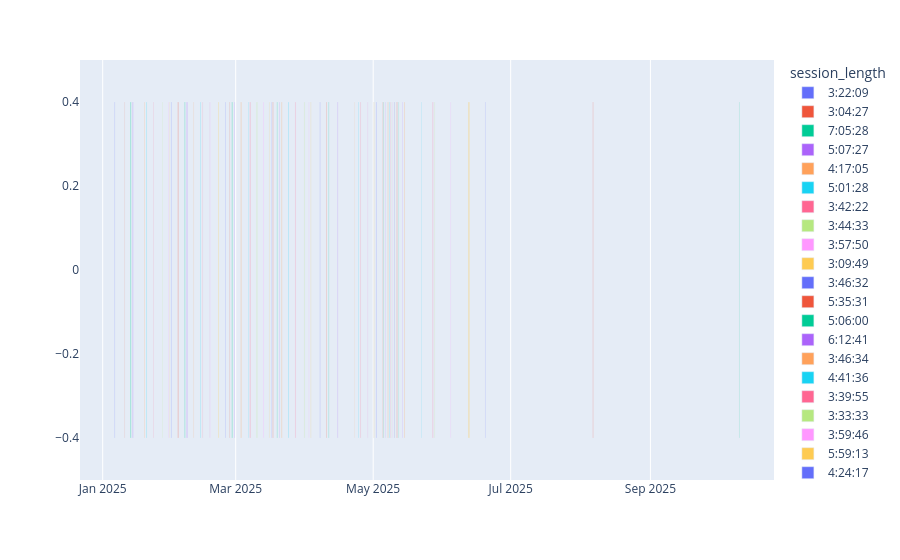

Here is the notebook cell this chart was saved with:
### Code cell
import plotly.express as px
fig = px.timeline(df_session_stats, x_start="session_start", x_end="session_end", color="session_length")
fig.show()

### Figure 1 — Plotly figure (JSON) as saved in the notebook; plotly's stock layout.template omitted (floating-point values rounded to 4 significant figures)
{"data": [{"base": ["2025-01-06T07:44:37.000000"], "hovertemplate": "session_length=3:22:09<br>session_start=%{base}<br>session_end=%{x}<extra></extra>", "legendgroup": "3:22:09", "marker": {"color": "#636efa", "pattern": {"shape": ""}}, "name": "3:22:09", "orientation": "h", "showlegend": true, "textposition": "auto", "type": "bar", "x": [12129000], "xaxis": "x", "yaxis": "y"}, {"base": ["2025-01-10T15:05:15.000000"], "hovertemplate": "session_length=3:04:27<br>session_start=%{base}<br>session_end=%{x}<extra></extra>", "legendgroup": "3:04:27", "marker": {"color": "#EF553B", "pattern": {"shape": ""}}, "name": "3:04:27", "orientation": "h", "showlegend": true, "textposition": "auto", "type": "bar", "x": [11067000], "xaxis": "x", "yaxis": "y"}, {"base": ["2025-01-13T07:00:56.000000"], "hovertemplate": "session_length=7:05:28<br>session_start=%{base}<br>session_end=%{x}<extra></extra>", "legendgroup": "7:05:28", "marker": {"color": "#00cc96", "pattern": {"shape": ""}}, "name": "7:05:28", "orientation": "h", "showlegend": true, "textposition": "auto", "type": "bar", "x": [25528000], "xaxis": "x", "yaxis": "y"}, {"base": ["2025-01-14T06:52:52.000000"], "hovertemplate": "session_length=5:07:27<br>session_start=%{base}<br>session_end=%{x}<extra></extra>", "legendgroup": "5:07:27", "marker": {"color": "#ab63fa", "pattern": {"shape": ""}}, "name": "5:07:27", "orientation": "h", "showlegend": true, "textposition": "auto", "type": "bar", "x": [18447000], "xaxis": "x", "yaxis": "y"}, {"base": ["2025-01-19T14:03:02.000000"], "hovertemplate": "session_length=4:17:05<br>session_start=%{base}<br>session_end=%{x}<extra></extra>", "legendgroup": "4:17:05", "marker": {"color": "#FFA15A", "pattern": {"shape": ""}}, "name": "4:17:05", "orientation": "h", "showlegend": true, "textposition": "auto", "type": "bar", "x": [15425000], "xaxis": "x", "yaxis": "y"}, {"base": ["2025-01-20T09:26:48.000000"], "hovertemplate": "session_length=5:01:28<br>session_start=%{base}<br>session_end=%{x}<extra></extra>", "legendgroup": "5:01:28", "marker": {"color": "#19d3f3", "pattern": {"shape": ""}}, "name": "5:01:28", "orientation": "h", "showlegend": true, "textposition": "auto", "type": "bar", "x": [18088000], "xaxis": "x", "yaxis": "y"}, {"base": ["2025-01-23T11:44:58.000000"], "hovertemplate": "session_length=3:42:22<br>session_start=%{base}<br>session_end=%{x}<extra></extra>", "legendgroup": "3:42:22", "marker": {"color": "#FF6692", "pattern": {"shape": ""}}, "name": "3:42:22", "orientation": "h", "showlegend": true, "textposition": "auto", "type": "bar", "x": [13342000], "xaxis": "x", "yaxis": "y"}, {"base": ["2025-01-27T09:08:41.000000"], "hovertemplate": "session_length=3:44:33<br>session_start=%{base}<br>session_end=%{x}<extra></extra>", "legendgroup": "3:44:33", "marker": {"color": "#B6E880", "pattern": {"shape": ""}}, "name": "3:44:33", "orientation": "h", "showlegend": true, "textposition": "auto", "type": "bar", "x": [13473000], "xaxis": "x", "yaxis": "y"}, {"base": ["2025-01-30T06:38:17.000000"], "hovertemplate": "session_length=3:57:50<br>session_start=%{base}<br>session_end=%{x}<extra></extra>", "legendgroup": "3:57:50", "marker": {"color": "#FF97FF", "pattern": {"shape": ""}}, "name": "3:57:50", "orientation": "h", "showlegend": true, "textposition": "auto", "type": "bar", "x": [14270000], "xaxis": "x", "yaxis": "y"}, {"base": ["2025-01-30T11:46:47.000000"], "hovertemplate": "session_length=3:09:49<br>session_start=%{base}<br>session_end=%{x}<extra></extra>", "legendgroup": "3:09:49", "marker": {"color": "#FECB52", "pattern": {"shape": ""}}, "name": "3:09:49", "orientation": "h", "showlegend": true, "textposition": "auto", "type": "bar", "x": [11389000], "xaxis": "x", "yaxis": "y"}, {"base": ["2025-01-31T06:57:49.000000"], "hovertemplate": "session_length=3:46:32<br>session_start=%{base}<br>session_end=%{x}<extra></extra>", "legendgroup": "3:46:32", "marker": {"color": "#636efa", "pattern": {"shape": ""}}, "name": "3:46:32", "orientation": "h", "showlegend": true, "textposition": "auto", "type": "bar", "x": [13592000], "xaxis": "x", "yaxis": "y"}, {"base": ["2025-02-03T08:17:12.000000"], "hovertemplate": "session_length=5:35:31<br>session_start=%{base}<br>session_end=%{x}<extra></extra>", "legendgroup": "5:35:31", "marker": {"color": "#EF553B", "pattern": {"shape": ""}}, "name": "5:35:31", "orientation": "h", "showlegend": true, "textposition": "auto", "type": "bar", "x": [20131000], "xaxis": "x", "yaxis": "y"}, {"base": ["2025-02-06T08:42:57.000000"], "hovertemplate": "session_length=5:06:00<br>session_start=%{base}<br>session_end=%{x}<extra></extra>", "legendgroup": "5:06:00", "marker": {"color": "#00cc96", "pattern": {"shape": ""}}, "name": "5:06:00", "orientation": "h", "showlegend": true, "textposition": "auto", "type": "bar", "x": [18360000], "xaxis": "x", "yaxis": "y"}, {"base": ["2025-02-07T06:44:35.000000"], "hovertemplate": "session_length=6:12:41<br>session_start=%{base}<br>session_end=%{x}<extra></extra>", "legendgroup": "6:12:41", "marker": {"color": "#ab63fa", "pattern": {"shape": ""}}, "name": "6:12:41", "orientation": "h", "showlegend": true, "textposition": "auto", "type": "bar", "x": [22361000], "xaxis": "x", "yaxis": "y"}, {"base": ["2025-02-10T07:09:22.000000"], "hovertemplate": "session_length=3:46:34<br>session_start=%{base}<br>session_end=%{x}<extra></extra>", "legendgroup": "3:46:34", "marker": {"color": "#FFA15A", "pattern": {"shape": ""}}, "name": "3:46:34", "orientation": "h", "showlegend": true, "textposition": "auto", "type": "bar", "x": [13594000], "xaxis": "x", "yaxis": "y"}, {"base": ["2025-02-13T06:26:29.000000"], "hovertemplate": "session_length=4:41:36<br>session_start=%{base}<br>session_end=%{x}<extra></extra>", "legendgroup": "4:41:36", "marker": {"color": "#19d3f3", "pattern": {"shape": ""}}, "name": "4:41:36", "orientation": "h", "showlegend": true, "textposition": "auto", "type": "bar", "x": [16896000], "xaxis": "x", "yaxis": "y"}, {"base": ["2025-02-14T06:45:10.000000"], "hovertemplate": "session_length=3:39:55<br>session_start=%{base}<br>session_end=%{x}<extra></extra>", "legendgroup": "3:39:55", "marker": {"color": "#FF6692", "pattern": {"shape": ""}}, "name": "3:39:55", "orientation": "h", "showlegend": true, "textposition": "auto", "type": "bar", "x": [13195000], "xaxis": "x", "yaxis": "y"}, {"base": ["2025-02-17T07:42:36.000000"], "hovertemplate": "session_length=3:33:33<br>session_start=%{base}<br>session_end=%{x}<extra></extra>", "legendgroup": "3:33:33", "marker": {"color": "#B6E880", "pattern": {"shape": ""}}, "name": "3:33:33", "orientation": "h", "showlegend": true, "textposition": "auto", "type": "bar", "x": [12813000], "xaxis": "x", "yaxis": "y"}, {"base": ["2025-02-17T11:57:13.000000"], "hovertemplate": "session_length=3:59:46<br>session_start=%{base}<br>session_end=%{x}<extra></extra>", "legendgroup": "3:59:46", "marker": {"color": "#FF97FF", "pattern": {"shape": ""}}, "name": "3:59:46", "orientation": "h", "showlegend": true, "textposition": "auto", "type": "bar", "x": [14386000], "xaxis": "x", "yaxis": "y"}, {"base": ["2025-02-21T06:31:05.000000"], "hovertemplate": "session_length=5:59:13<br>session_start=%{base}<br>session_end=%{x}<extra></extra>", "legendgroup": "5:59:13", "marker": {"color": "#FECB52", "pattern": {"shape": ""}}, "name": "5:59:13", "orientation": "h", "showlegend": true, "textposition": "auto", "type": "bar", "x": [21553000], "xaxis": "x", "yaxis": "y"}, {"base": ["2025-02-24T07:00:22.000000"], "hovertemplate": "session_length=4:24:17<br>session_start=%{base}<br>session_end=%{x}<extra></extra>", "legendgroup": "4:24:17", "marker": {"color": "#636efa", "pattern": {"shape": ""}}, "name": "4:24:17", "orientation": "h", "showlegend": true, "textposition": "auto", "type": "bar", "x": [15857000], "xaxis": "x", "yaxis": "y"}, {"base": ["2025-02-26T08:03:09.000000"], "hovertemplate": "session_length=3:08:59<br>session_start=%{base}<br>session_end=%{x}<extra></extra>", "legendgroup": "3:08:59", "marker": {"color": "#EF553B", "pattern": {"shape": ""}}, "name": "3:08:59", "orientation": "h", "showlegend": true, "textposition": "auto", "type": "bar", "x": [11339000], "xaxis": "x", "yaxis": "y"}, {"base": ["2025-02-27T07:24:08.000000"], "hovertemplate": "session_length=6:14:56<br>session_start=%{base}<br>session_end=%{x}<extra></extra>", "legendgroup": "6:14:56", "marker": {"color": "#00cc96", "pattern": {"shape": ""}}, "name": "6:14:56", "orientation": "h", "showlegend": true, "textposition": "auto", "type": "bar", "x": [22496000], "xaxis": "x", "yaxis": "y"}, {"base": ["2025-02-28T07:38:39.000000"], "hovertemplate": "session_length=4:27:52<br>session_start=%{base}<br>session_end=%{x}<extra></extra>", "legendgroup": "4:27:52", "marker": {"color": "#ab63fa", "pattern": {"shape": ""}}, "name": "4:27:52", "orientation": "h", "showlegend": true, "textposition": "auto", "type": "bar", "x": [16072000], "xaxis": "x", "yaxis": "y"}, {"base": ["2025-03-03T06:50:11.000000"], "hovertemplate": "session_length=5:48:13<br>session_start=%{base}<br>session_end=%{x}<extra></extra>", "legendgroup": "5:48:13", "marker": {"color": "#FFA15A", "pattern": {"shape": ""}}, "name": "5:48:13", "orientation": "h", "showlegend": true, "textposition": "auto", "type": "bar", "x": [20893000], "xaxis": "x", "yaxis": "y"}, {"base": ["2025-03-06T15:35:54.000000"], "hovertemplate": "session_length=3:45:30<br>session_start=%{base}<br>session_end=%{x}<extra></extra>", "legendgroup": "3:45:30", "marker": {"color": "#19d3f3", "pattern": {"shape": ""}}, "name": "3:45:30", "orientation": "h", "showlegend": true, "textposition": "auto", "type": "bar", "x": [13530000], "xaxis": "x", "yaxis": "y"}, {"base": ["2025-03-07T07:10:54.000000"], "hovertemplate": "session_length=6:07:22<br>session_start=%{base}<br>session_end=%{x}<extra></extra>", "legendgroup": "6:07:22", "marker": {"color": "#FF6692", "pattern": {"shape": ""}}, "name": "6:07:22", "orientation": "h", "showlegend": true, "textposition": "auto", "type": "bar", "x": [22042000], "xaxis": "x", "yaxis": "y"}, {"base": ["2025-03-10T07:55:56.000000"], "hovertemplate": "session_length=5:15:51<br>session_start=%{base}<br>session_end=%{x}<extra></extra>", "legendgroup": "5:15:51", "marker": {"color": "#B6E880", "pattern": {"shape": ""}}, "name": "5:15:51", "orientation": "h", "showlegend": true, "textposition": "auto", "type": "bar", "x": [18951000], "xaxis": "x", "yaxis": "y"}, {"base": ["2025-03-13T06:59:54.000000"], "hovertemplate": "session_length=5:29:58<br>session_start=%{base}<br>session_end=%{x}<extra></extra>", "legendgroup": "5:29:58", "marker": {"color": "#FF97FF", "pattern": {"shape": ""}}, "name": "5:29:58", "orientation": "h", "showlegend": true, "textposition": "auto", "type": "bar", "x": [19798000], "xaxis": "x", "yaxis": "y"}, {"base": ["2025-03-15T18:34:39.000000"], "hovertemplate": "session_length=3:10:12<br>session_start=%{base}<br>session_end=%{x}<extra></extra>", "legendgroup": "3:10:12", "marker": {"color": "#FECB52", "pattern": {"shape": ""}}, "name": "3:10:12", "orientation": "h", "showlegend": true, "textposition": "auto", "type": "bar", "x": [11412000], "xaxis": "x", "yaxis": "y"}, {"base": ["2025-03-16T17:35:01.000000"], "hovertemplate": "session_length=3:16:13<br>session_start=%{base}<br>session_end=%{x}<extra></extra>", "legendgroup": "3:16:13", "marker": {"color": "#636efa", "pattern": {"shape": ""}}, "name": "3:16:13", "orientation": "h", "showlegend": true, "textposition": "auto", "type": "bar", "x": [11773000], "xaxis": "x", "yaxis": "y"}, {"base": ["2025-03-17T11:05:00.000000"], "hovertemplate": "session_length=4:00:53<br>session_start=%{base}<br>session_end=%{x}<extra></extra>", "legendgroup": "4:00:53", "marker": {"color": "#EF553B", "pattern": {"shape": ""}}, "name": "4:00:53", "orientation": "h", "showlegend": true, "textposition": "auto", "type": "bar", "x": [14453000], "xaxis": "x", "yaxis": "y"}, {"base": ["2025-03-19T07:10:50.000000"], "hovertemplate": "session_length=3:49:07<br>session_start=%{base}<br>session_end=%{x}<extra></extra>", "legendgroup": "3:49:07", "marker": {"color": "#00cc96", "pattern": {"shape": ""}}, "name": "3:49:07", "orientation": "h", "showlegend": true, "textposition": "auto", "type": "bar", "x": [13747000], "xaxis": "x", "yaxis": "y"}, {"base": ["2025-03-20T07:36:10.000000"], "hovertemplate": "session_length=4:17:13<br>session_start=%{base}<br>session_end=%{x}<extra></extra>", "legendgroup": "4:17:13", "marker": {"color": "#ab63fa", "pattern": {"shape": ""}}, "name": "4:17:13", "orientation": "h", "showlegend": true, "textposition": "auto", "type": "bar", "x": [15433000], "xaxis": "x", "yaxis": "y"}, {"base": ["2025-03-21T08:13:38.000000"], "hovertemplate": "session_length=5:39:51<br>session_start=%{base}<br>session_end=%{x}<extra></extra>", "legendgroup": "5:39:51", "marker": {"color": "#FFA15A", "pattern": {"shape": ""}}, "name": "5:39:51", "orientation": "h", "showlegend": true, "textposition": "auto", "type": "bar", "x": [20391000], "xaxis": "x", "yaxis": "y"}, {"base": ["2025-03-24T07:48:18.000000"], "hovertemplate": "session_length=5:10:19<br>session_start=%{base}<br>session_end=%{x}<extra></extra>", "legendgroup": "5:10:19", "marker": {"color": "#19d3f3", "pattern": {"shape": ""}}, "name": "5:10:19", "orientation": "h", "showlegend": true, "textposition": "auto", "type": "bar", "x": [18619000], "xaxis": "x", "yaxis": "y"}, {"base": ["2025-03-27T08:35:02.000000"], "hovertemplate": "session_length=5:13:14<br>session_start=%{base}<br>session_end=%{x}<extra></extra>", "legendgroup": "5:13:14", "marker": {"color": "#FF6692", "pattern": {"shape": ""}}, "name": "5:13:14", "orientation": "h", "showlegend": true, "textposition": "auto", "type": "bar", "x": [18794000], "xaxis": "x", "yaxis": "y"}, {"base": ["2025-03-31T10:41:21.000000"], "hovertemplate": "session_length=4:51:11<br>session_start=%{base}<br>session_end=%{x}<extra></extra>", "legendgroup": "4:51:11", "marker": {"color": "#B6E880", "pattern": {"shape": ""}}, "name": "4:51:11", "orientation": "h", "showlegend": true, "textposition": "auto", "type": "bar", "x": [17471000], "xaxis": "x", "yaxis": "y"}, {"base": ["2025-04-02T11:01:54.000000"], "hovertemplate": "session_length=3:00:38<br>session_start=%{base}<br>session_end=%{x}<extra></extra>", "legendgroup": "3:00:38", "marker": {"color": "#FF97FF", "pattern": {"shape": ""}}, "name": "3:00:38", "orientation": "h", "showlegend": true, "textposition": "auto", "type": "bar", "x": [10838000], "xaxis": "x", "yaxis": "y"}, {"base": ["2025-04-03T07:30:46.000000"], "hovertemplate": "session_length=3:06:49<br>session_start=%{base}<br>session_end=%{x}<extra></extra>", "legendgroup": "3:06:49", "marker": {"color": "#FECB52", "pattern": {"shape": ""}}, "name": "3:06:49", "orientation": "h", "showlegend": true, "textposition": "auto", "type": "bar", "x": [11209000], "xaxis": "x", "yaxis": "y"}, {"base": ["2025-04-07T08:26:53.000000"], "hovertemplate": "session_length=3:06:17<br>session_start=%{base}<br>session_end=%{x}<extra></extra>", "legendgroup": "3:06:17", "marker": {"color": "#636efa", "pattern": {"shape": ""}}, "name": "3:06:17", "orientation": "h", "showlegend": true, "textposition": "auto", "type": "bar", "x": [11177000], "xaxis": "x", "yaxis": "y"}, {"base": ["2025-04-10T06:21:19.000000"], "hovertemplate": "session_length=5:00:17<br>session_start=%{base}<br>session_end=%{x}<extra></extra>", "legendgroup": "5:00:17", "marker": {"color": "#EF553B", "pattern": {"shape": ""}}, "name": "5:00:17", "orientation": "h", "showlegend": true, "textposition": "auto", "type": "bar", "x": [18017000], "xaxis": "x", "yaxis": "y"}, {"base": ["2025-04-11T06:28:08.000000"], "hovertemplate": "session_length=3:37:47<br>session_start=%{base}<br>session_end=%{x}<extra></extra>", "legendgroup": "3:37:47", "marker": {"color": "#00cc96", "pattern": {"shape": ""}}, "name": "3:37:47", "orientation": "h", "showlegend": true, "textposition": "auto", "type": "bar", "x": [13067000], "xaxis": "x", "yaxis": "y"}, {"base": ["2025-04-15T05:41:05.000000"], "hovertemplate": "session_length=4:06:50<br>session_start=%{base}<br>session_end=%{x}<extra></extra>", "legendgroup": "4:06:50", "marker": {"color": "#ab63fa", "pattern": {"shape": ""}}, "name": "4:06:50", "orientation": "h", "showlegend": true, "textposition": "auto", "type": "bar", "x": [14810000], "xaxis": "x", "yaxis": "y"}, {"base": ["2025-04-22T16:24:31.000000"], "hovertemplate": "session_length=3:06:26<br>session_start=%{base}<br>session_end=%{x}<extra></extra>", "legendgroup": "3:06:26", "marker": {"color": "#FFA15A", "pattern": {"shape": ""}}, "name": "3:06:26", "orientation": "h", "showlegend": true, "textposition": "auto", "type": "bar", "x": [11186000], "xaxis": "x", "yaxis": "y"}, {"base": ["2025-04-24T07:13:28.000000"], "hovertemplate": "session_length=4:00:54<br>session_start=%{base}<br>session_end=%{x}<extra></extra>", "legendgroup": "4:00:54", "marker": {"color": "#19d3f3", "pattern": {"shape": ""}}, "name": "4:00:54", "orientation": "h", "showlegend": true, "textposition": "auto", "type": "bar", "x": [14454000], "xaxis": "x", "yaxis": "y"}, {"base": ["2025-04-25T07:17:05.000000"], "hovertemplate": "session_length=4:50:48<br>session_start=%{base}<br>session_end=%{x}<extra></extra>", "legendgroup": "4:50:48", "marker": {"color": "#FF6692", "pattern": {"shape": ""}}, "name": "4:50:48", "orientation": "h", "showlegend": true, "textposition": "auto", "type": "bar", "x": [17448000], "xaxis": "x", "yaxis": "y"}, {"base": ["2025-04-28T06:48:22.000000"], "hovertemplate": "session_length=3:50:42<br>session_start=%{base}<br>session_end=%{x}<extra></extra>", "legendgroup": "3:50:42", "marker": {"color": "#B6E880", "pattern": {"shape": ""}}, "name": "3:50:42", "orientation": "h", "showlegend": true, "textposition": "auto", "type": "bar", "x": [13842000], "xaxis": "x", "yaxis": "y"}, {"base": ["2025-04-28T13:23:13.000000"], "hovertemplate": "session_length=3:15:27<br>session_start=%{base}<br>session_end=%{x}<extra></extra>", "legendgroup": "3:15:27", "marker": {"color": "#FF97FF", "pattern": {"shape": ""}}, "name": "3:15:27", "orientation": "h", "showlegend": true, "textposition": "auto", "type": "bar", "x": [11727000], "xaxis": "x", "yaxis": "y"}, {"base": ["2025-05-01T07:23:17.000000"], "hovertemplate": "session_length=3:00:36<br>session_start=%{base}<br>session_end=%{x}<extra></extra>", "legendgroup": "3:00:36", "marker": {"color": "#FECB52", "pattern": {"shape": ""}}, "name": "3:00:36", "orientation": "h", "showlegend": true, "textposition": "auto", "type": "bar", "x": [10836000], "xaxis": "x", "yaxis": "y"}, {"base": ["2025-05-02T05:52:34.000000"], "hovertemplate": "session_length=4:13:04<br>session_start=%{base}<br>session_end=%{x}<extra></extra>", "legendgroup": "4:13:04", "marker": {"color": "#636efa", "pattern": {"shape": ""}}, "name": "4:13:04", "orientation": "h", "showlegend": true, "textposition": "auto", "type": "bar", "x": [15184000], "xaxis": "x", "yaxis": "y"}, {"base": ["2025-05-05T06:59:17.000000"], "hovertemplate": "session_length=6:01:50<br>session_start=%{base}<br>session_end=%{x}<extra></extra>", "legendgroup": "6:01:50", "marker": {"color": "#EF553B", "pattern": {"shape": ""}}, "name": "6:01:50", "orientation": "h", "showlegend": true, "textposition": "auto", "type": "bar", "x": [21710000], "xaxis": "x", "yaxis": "y"}, {"base": ["2025-05-05T14:32:54.000000"], "hovertemplate": "session_length=3:30:23<br>session_start=%{base}<br>session_end=%{x}<extra></extra>", "legendgroup": "3:30:23", "marker": {"color": "#00cc96", "pattern": {"shape": ""}}, "name": "3:30:23", "orientation": "h", "showlegend": true, "textposition": "auto", "type": "bar", "x": [12623000], "xaxis": "x", "yaxis": "y"}, {"base": ["2025-05-06T10:14:52.000000"], "hovertemplate": "session_length=3:22:20<br>session_start=%{base}<br>session_end=%{x}<extra></extra>", "legendgroup": "3:22:20", "marker": {"color": "#ab63fa", "pattern": {"shape": ""}}, "name": "3:22:20", "orientation": "h", "showlegend": true, "textposition": "auto", "type": "bar", "x": [12140000], "xaxis": "x", "yaxis": "y"}, {"base": ["2025-05-07T11:45:29.000000"], "hovertemplate": "session_length=4:15:32<br>session_start=%{base}<br>session_end=%{x}<extra></extra>", "legendgroup": "4:15:32", "marker": {"color": "#FFA15A", "pattern": {"shape": ""}}, "name": "4:15:32", "orientation": "h", "showlegend": true, "textposition": "auto", "type": "bar", "x": [15332000], "xaxis": "x", "yaxis": "y"}, {"base": ["2025-05-08T06:15:43.000000"], "hovertemplate": "session_length=5:05:24<br>session_start=%{base}<br>session_end=%{x}<extra></extra>", "legendgroup": "5:05:24", "marker": {"color": "#19d3f3", "pattern": {"shape": ""}}, "name": "5:05:24", "orientation": "h", "showlegend": true, "textposition": "auto", "type": "bar", "x": [18324000], "xaxis": "x", "yaxis": "y"}, {"base": ["2025-05-08T12:45:26.000000"], "hovertemplate": "session_length=3:37:02<br>session_start=%{base}<br>session_end=%{x}<extra></extra>", "legendgroup": "3:37:02", "marker": {"color": "#FF6692", "pattern": {"shape": ""}}, "name": "3:37:02", "orientation": "h", "showlegend": true, "textposition": "auto", "type": "bar", "x": [13022000], "xaxis": "x", "yaxis": "y"}, {"base": ["2025-05-09T06:57:31.000000"], "hovertemplate": "session_length=3:09:23<br>session_start=%{base}<br>session_end=%{x}<extra></extra>", "legendgroup": "3:09:23", "marker": {"color": "#B6E880", "pattern": {"shape": ""}}, "name": "3:09:23", "orientation": "h", "showlegend": true, "textposition": "auto", "type": "bar", "x": [11363000], "xaxis": "x", "yaxis": "y"}, {"base": ["2025-05-09T11:35:29.000000"], "hovertemplate": "session_length=3:43:09<br>session_start=%{base}<br>session_end=%{x}<extra></extra>", "legendgroup": "3:43:09", "marker": {"color": "#FF97FF", "pattern": {"shape": ""}}, "name": "3:43:09", "orientation": "h", "showlegend": true, "textposition": "auto", "type": "bar", "x": [13389000], "xaxis": "x", "yaxis": "y"}, {"base": ["2025-05-10T08:46:24.000000"], "hovertemplate": "session_length=3:40:27<br>session_start=%{base}<br>session_end=%{x}<extra></extra>", "legendgroup": "3:40:27", "marker": {"color": "#FECB52", "pattern": {"shape": ""}}, "name": "3:40:27", "orientation": "h", "showlegend": true, "textposition": "auto", "type": "bar", "x": [13227000], "xaxis": "x", "yaxis": "y"}, {"base": ["2025-05-10T13:04:01.000000"], "hovertemplate": "session_length=3:14:31<br>session_start=%{base}<br>session_end=%{x}<extra></extra>", "legendgroup": "3:14:31", "marker": {"color": "#636efa", "pattern": {"shape": ""}}, "name": "3:14:31", "orientation": "h", "showlegend": true, "textposition": "auto", "type": "bar", "x": [11671000], "xaxis": "x", "yaxis": "y"}, {"base": ["2025-05-11T11:34:54.000000"], "hovertemplate": "session_length=4:15:29<br>session_start=%{base}<br>session_end=%{x}<extra></extra>", "legendgroup": "4:15:29", "marker": {"color": "#EF553B", "pattern": {"shape": ""}}, "name": "4:15:29", "orientation": "h", "showlegend": true, "textposition": "auto", "type": "bar", "x": [15329000], "xaxis": "x", "yaxis": "y"}, {"base": ["2025-05-12T06:51:30.000000"], "hovertemplate": "session_length=3:03:00<br>session_start=%{base}<br>session_end=%{x}<extra></extra>", "legendgroup": "3:03:00", "marker": {"color": "#00cc96", "pattern": {"shape": ""}}, "name": "3:03:00", "orientation": "h", "showlegend": true, "textposition": "auto", "type": "bar", "x": [10980000], "xaxis": "x", "yaxis": "y"}, {"base": ["2025-05-13T19:30:37.000000"], "hovertemplate": "session_length=3:08:48<br>session_start=%{base}<br>session_end=%{x}<extra></extra>", "legendgroup": "3:08:48", "marker": {"color": "#ab63fa", "pattern": {"shape": ""}}, "name": "3:08:48", "orientation": "h", "showlegend": true, "textposition": "auto", "type": "bar", "x": [11328000], "xaxis": "x", "yaxis": "y"}, {"base": ["2025-05-14T20:34:56.000000"], "hovertemplate": "session_length=5:42:59<br>session_start=%{base}<br>session_end=%{x}<extra></extra>", "legendgroup": "5:42:59", "marker": {"color": "#FFA15A", "pattern": {"shape": ""}}, "name": "5:42:59", "orientation": "h", "showlegend": true, "textposition": "auto", "type": "bar", "x": [20579000], "xaxis": "x", "yaxis": "y"}, {"base": ["2025-05-22T07:11:25.000000"], "hovertemplate": "session_length=3:38:59<br>session_start=%{base}<br>session_end=%{x}<extra></extra>", "legendgroup": "3:38:59", "marker": {"color": "#19d3f3", "pattern": {"shape": ""}}, "name": "3:38:59", "orientation": "h", "showlegend": true, "textposition": "auto", "type": "bar", "x": [13139000], "xaxis": "x", "yaxis": "y"}, {"base": ["2025-05-27T09:34:53.000000"], "hovertemplate": "session_length=4:39:46<br>session_start=%{base}<br>session_end=%{x}<extra></extra>", "legendgroup": "4:39:46", "marker": {"color": "#FF6692", "pattern": {"shape": ""}}, "name": "4:39:46", "orientation": "h", "showlegend": true, "textposition": "auto", "type": "bar", "x": [16786000], "xaxis": "x", "yaxis": "y"}, {"base": ["2025-05-28T06:02:17.000000"], "hovertemplate": "session_length=3:37:52<br>session_start=%{base}<br>session_end=%{x}<extra></extra>", "legendgroup": "3:37:52", "marker": {"color": "#B6E880", "pattern": {"shape": ""}}, "name": "3:37:52", "orientation": "h", "showlegend": true, "textposition": "auto", "type": "bar", "x": [13072000], "xaxis": "x", "yaxis": "y"}, {"base": ["2025-06-04T07:07:49.000000"], "hovertemplate": "session_length=4:12:03<br>session_start=%{base}<br>session_end=%{x}<extra></extra>", "legendgroup": "4:12:03", "marker": {"color": "#FF97FF", "pattern": {"shape": ""}}, "name": "4:12:03", "orientation": "h", "showlegend": true, "textposition": "auto", "type": "bar", "x": [15123000], "xaxis": "x", "yaxis": "y"}, {"base": ["2025-06-12T06:09:46.000000"], "hovertemplate": "session_length=10:01:43<br>session_start=%{base}<br>session_end=%{x}<extra></extra>", "legendgroup": "10:01:43", "marker": {"color": "#FECB52", "pattern": {"shape": ""}}, "name": "10:01:43", "orientation": "h", "showlegend": true, "textposition": "auto", "type": "bar", "x": [36103000], "xaxis": "x", "yaxis": "y"}, {"base": ["2025-06-19T14:44:15.000000"], "hovertemplate": "session_length=3:04:19<br>session_start=%{base}<br>session_end=%{x}<extra></extra>", "legendgroup": "3:04:19", "marker": {"color": "#636efa", "pattern": {"shape": ""}}, "name": "3:04:19", "orientation": "h", "showlegend": true, "textposition": "auto", "type": "bar", "x": [11059000], "xaxis": "x", "yaxis": "y"}, {"base": ["2025-08-06T11:11:42.000000"], "hovertemplate": "session_length=3:08:30<br>session_start=%{base}<br>session_end=%{x}<extra></extra>", "legendgroup": "3:08:30", "marker": {"color": "#EF553B", "pattern": {"shape": ""}}, "name": "3:08:30", "orientation": "h", "showlegend": true, "textposition": "auto", "type": "bar", "x": [11310000], "xaxis": "x", "yaxis": "y"}, {"base": ["2025-10-10T07:18:27.000000"], "hovertemplate": "session_length=3:02:18<br>session_start=%{base}<br>session_end=%{x}<extra></extra>", "legendgroup": "3:02:18", "marker": {"color": "#00cc96", "pattern": {"shape": ""}}, "name": "3:02:18", "orientation": "h", "showlegend": true, "textposition": "auto", "type": "bar", "x": [10938000], "xaxis": "x", "yaxis": "y"}], "layout": {"barmode": "overlay", "legend": {"title": {"text": "session_length"}, "tracegroupgap": 0}, "margin": {"t": 60}, "xaxis": {"anchor": "y", "domain": [0, 1], "type": "date"}, "yaxis": {"anchor": "x", "domain": [0, 1]}}}
